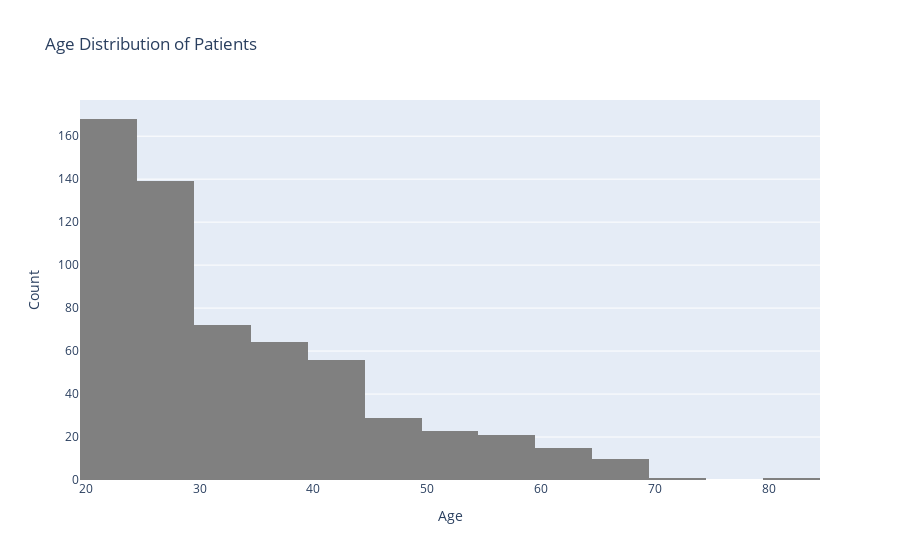

Notebook source saved alongside this figure:
### Markdown cell above
## Answering Analytical Questions 

 1. Univariate Analysis:

* What is the distribution of age among ICU patients in the dataset?

### Code cell
# Create a histogram with green bars
fig = px.histogram(trainC, x='Age', nbins=20, title='Age Distribution of Patients',
                   labels={'Age': 'Age', 'count': 'Count'},
                   color_discrete_sequence=['grey'])
fig.update_layout(xaxis_title='Age', yaxis_title='Count', showlegend=False)
fig.show()

### Figure 1 — Plotly figure (JSON) as saved in the notebook; plotly's stock layout.template omitted (floating-point values rounded to 4 significant figures; data arrays with more than 128 entries replaced by an {"elided": "..."} marker saying what was removed)
{"data": [{"alignmentgroup": "True", "bingroup": "x", "hovertemplate": "Age=%{x}<br>count=%{y}<extra></extra>", "legendgroup": "", "marker": {"color": "grey", "pattern": {"shape": ""}}, "name": "", "nbinsx": 20, "offsetgroup": "", "orientation": "v", "showlegend": false, "type": "histogram", "x": {"elided": "599 int values"}, "xaxis": "x", "yaxis": "y"}], "layout": {"barmode": "relative", "legend": {"tracegroupgap": 0}, "showlegend": false, "title": {"text": "Age Distribution of Patients"}, "xaxis": {"anchor": "y", "domain": [0, 1], "title": {"text": "Age"}}, "yaxis": {"anchor": "x", "domain": [0, 1], "title": {"text": "Count"}}}}
